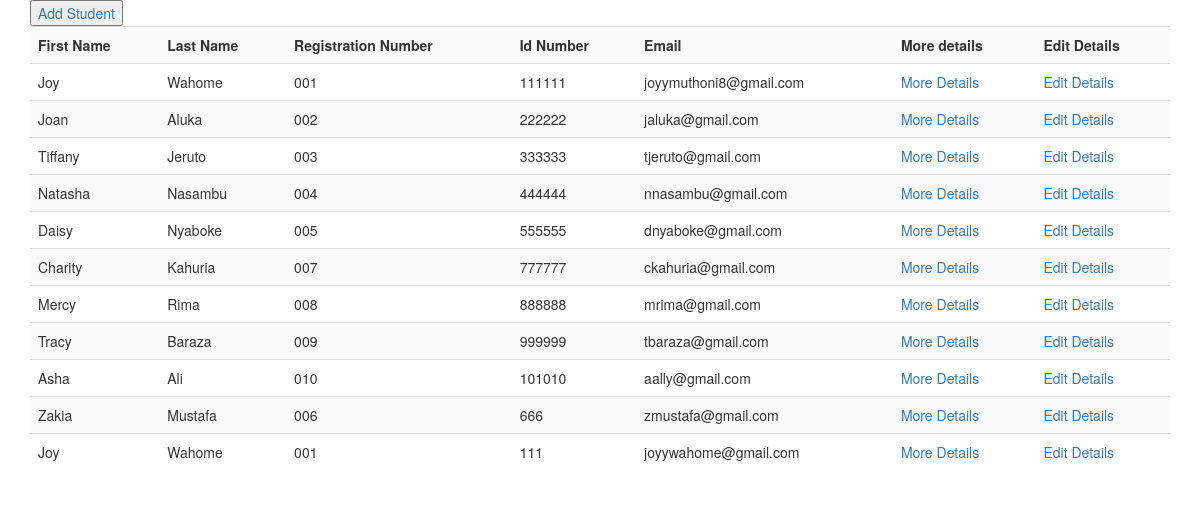
Before: /student/list/ with the older database file.
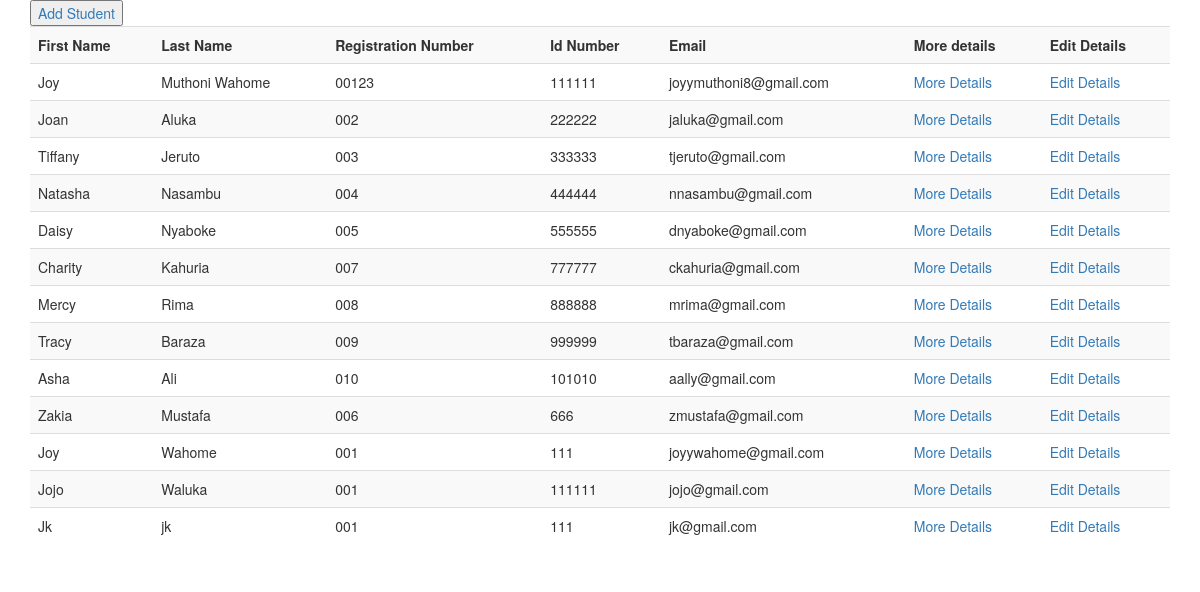
After: the same page with the newer database file.
### student/models.py (models this page shows, shortened)
class Student(models.Model):
    first_name = models.CharField(max_length=50)
    last_name = models.CharField(max_length=50)
    date_of_birth = models.DateField()
    registration_number = models.CharField(max_length=50)
    place_of_residence = models.CharField(max_length=50)
    phone_number = models.CharField(max_length=50)
    email = models.EmailField(max_length=50)
    guardian_phone = models.CharField(max_length=50)
    id_number = models.IntegerField()
    date_joined = models.DateField()
    profile_picture = models.ImageField(upload_to="student_image",blank=True,null=True)
    course = models.ManyToManyField(Course,blank=False,related_name="students")
    def get_age(self):
        today = datetime.date.today()
        return today.year-self.date_of_birth.year
    age = property(get_age)

### student/views.py (the view)
# urls.py: path("list/",list_students,name="list_students"),
def list_students(request):
	students=Student.objects.all()
	return render(request,"list_students.html",{"students":students})

### student/templates/list_students.html (shortened to what this page needs)
<!DOCTYPE html>
<html>
<head>
	<link rel="stylesheet" href="https://maxcdn.bootstrapcdn.com/bootstrap/3.4.0/css/bootstrap.min.css">
</head>
<body>
	<div class="container w-50">
		<table class="table table-striped">
			<tr>
				<button><a href="/student/add/">Add Student</a></button>
				<th>First Name</th>
				<th>Last Name</th>
				<th>Registration Number</th>
				<th>Id Number</th>
				<th>Email</th>
				<th>More details</th>
				<th>Edit Details</th>
			</tr>
		{% for student in students %}
		<tr>
			<td>{{student.first_name}}</td>
			<td>{{student.last_name}}</td>
			<td>{{student.registration_number}}</td>
			<td>{{student.id_number}}</td>
			<td>{{student.email}}</td>
			<td><a href="/student/detail/{{student.pk}}/">More Details</a></td>
			<td><a href="/student/edit/{{student.pk}}/">Edit Details</a></td>
		</tr>
		{% endfor %}
		</table>
	</div>
</body>
</html>

Changed rows visible on the page:
changed Student "joyymuthoni8@gmail.com": last_name "Wahome" → "Muthoni Wahome"; registration_number "001" → "00123"
added Student: first_name "Jojo", last_name "Waluka", registration_number "001", id_number "111111", email "jojo@gmail.com"
added Student: first_name "Jk", last_name "jk", registration_number "001", id_number "111", email "jk@gmail.com"
